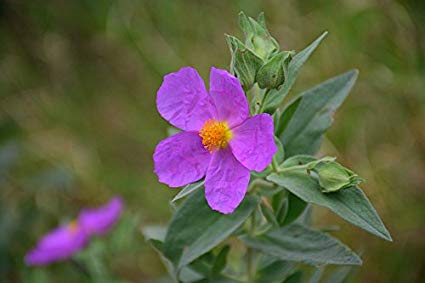
#> input picture assignment-2-filtering/1/data/flower.jpg, 425 x 283 px, found by its file name; the run also reads 1 picture not shown here
$ python 'Extracting Foreground Masks.py'
#> lines starting #> are read from the running program, lines starting #| are printed output that depends on the picture; after the words box and inside, x2 and y2 are one past the last pixel; in counts of white or black regions, pixels touching at a corner belong together
#!/usr/bin/env python
# coding: utf-8

# # Description
#
# The basic idea is to define an spherical decision boundary around the color of the magenta petals and the yellow core of the flower. Using some threshold, we can extract pixels with intensities within said threshold from our defined colors.
#
# We create a new image $d$ from a given image $f$ such that,
#
# $$ d(x,y) = \| f(x,y) - v_{color} \|^2  $$
#
# where $v_{color}$ is the template color vector for matching.

# In[1]:


import numpy as np
from matplotlib import pyplot as plt
from PIL import Image, ImageFilter


# This demonstration is done on \texttt{flower.jpg}. We use an in-built blur function to smoothen the image, which avoids scatter artifacts.
#
# The same algorithm was used to generate mask of \texttt{bird.jpg}

# In[2]:


a = Image.open('./1/data/flower.jpg')
#> a is the input picture: PIL image 425x283 RGB; mean R, G, B 95.6, 92.7, 71.1
a = a.filter(ImageFilter.BLUR)
a = np.array(a)
h, w = a.shape[:2]
#> h = 283; w = 425


# # Define colors and thresholds

# In[3]:


purple = [255, 0, 255]
t_purple = 0.25
yellow = [220, 100, 20]
t_yellow = 0.1


# # Generating sub-mask
# Let us create a jet-plot of the distance matrix and threshold to extract our masks

# In[4]:


mask1 = a.copy()
mask1 = np.square(mask1 - purple)
mask1 = np.sum(mask1, 2)
#> mask1: shape (283, 425) int64
mask1 = mask1 / np.max(mask1)
plt.figure(figsize=(10,4))
plt.subplot(121)
plt.imshow(mask1, cmap='jet')
mask1 = mask1 <= t_purple
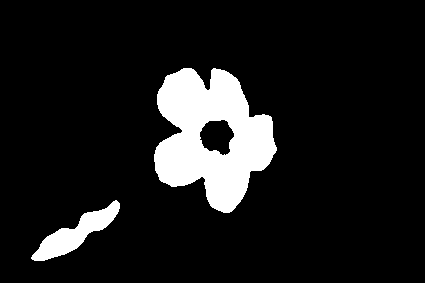
#> mask1: shape (283, 425) bool; 10.5% white; 2 white regions, box (x1, y1, x2, y2) and area: (154, 68, 277, 213) 10828, (31, 200, 120, 261) 1829
plt.subplot(122)
plt.imshow(mask1, cmap='gray')
plt.tight_layout()
plt.show()


# In[5]:


mask2 = a.copy()
mask2 = np.square(mask2 - yellow)
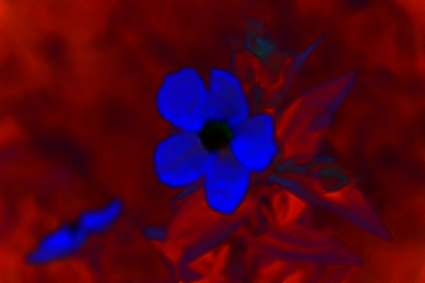
#> mask2: shape (283, 425, 3) int64; mean R, G, B 16718.4, 526.4, 5554.7; drawn with min black and max white
mask2 = np.sum(mask2, 2)
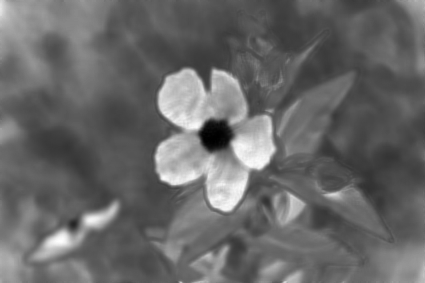
#> mask2: shape (283, 425) int64; min 54, max 55606, mean 22799.5; drawn with min black and max white
mask2 = mask2 / np.max(mask2)
plt.figure(figsize=(10,4))
plt.subplot(121)
plt.imshow(mask2, cmap='jet')
mask2 = mask2 <= t_yellow
#> mask2: shape (283, 425) bool; 0.47% white; 1 white region, box (x1, y1, x2, y2) and area: (201, 123, 229, 149) 560
plt.subplot(122)
plt.imshow(mask2, cmap='gray')
plt.tight_layout()
plt.show()


# # Merging the masks

# In[6]:


mask = mask1 + mask2
#> mask: shape (283, 425) bool; 11% white; 2 white regions, box (x1, y1, x2, y2) and area: (154, 68, 277, 213) 11388, (31, 200, 120, 261) 1829
plt.imshow(mask, cmap='gray')
plt.tight_layout()
plt.show()


# # Post-processing
# As we can see, the mask generated above is not quite what we wanted, but using a basic drawing software (MS Paint), we were able to remove the blob on the bottom left as well as fill in the hole inside the flower.

# In[7]:


mask_final = Image.open('./1/data/mask1.png')
img = Image.open('./1/data/flower.jpg')
plt.figure(figsize=(10,4))
plt.subplot(121)
plt.imshow(img)
plt.subplot(122)
plt.imshow(mask_final, cmap='gray')
plt.tight_layout()
plt.show()


# # Bird image
# Similarly, for \texttt{bird.jpg} the mask was extracted in similar fashion by multiple hit-n-trials.

# In[8]:


bird_plot = Image.open('./fig.png')
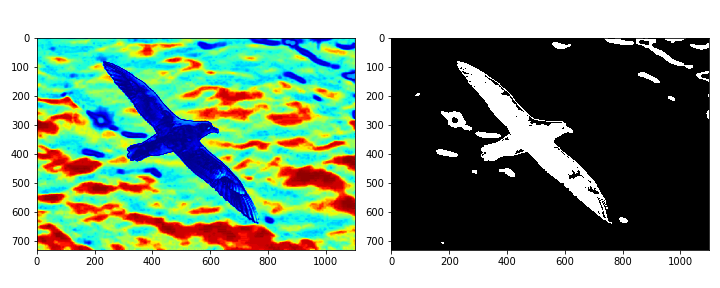
#> input picture assignment-2-filtering/fig.png, 720 x 288 px, found by its file name
#> bird_plot is the input picture: PIL image 720x288 RGBA; mean R, G, B, A 131.9, 153.2, 135, 255
bird_plot


# After some manual correction in MS Paint, we get the following mask

# In[9]:


mask_final = Image.open('./1/data/mask2.png')
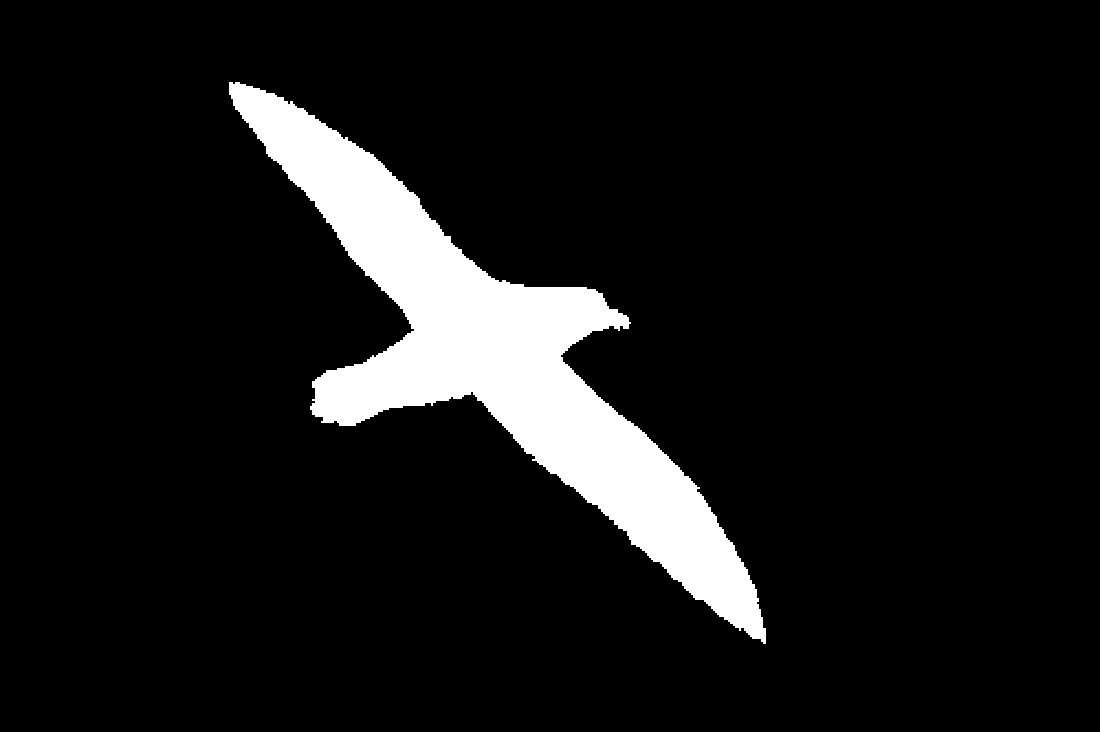
#> input picture assignment-2-filtering/1/data/mask2.png, 1100 x 732 px, found by its file name
#> mask_final is the input picture: PIL image 1100x732 1; 8.7% white; 1 white region, box (x1, y1, x2, y2) and area: (229, 82, 766, 644) 70102
img = Image.open('./1/data/bird.jpg')
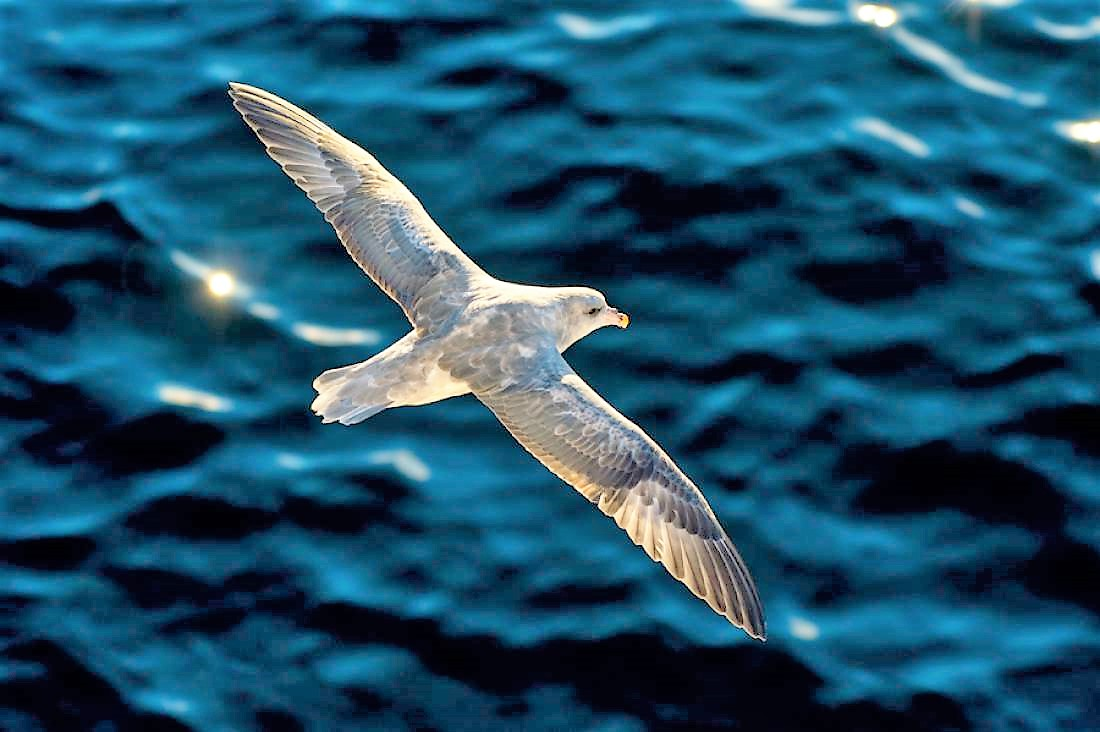
#> input picture assignment-2-filtering/1/data/bird.jpg, 1100 x 732 px, found by its file name
#> img is the input picture: PIL image 1100x732 RGB; mean R, G, B 28.4, 80.4, 105.5
plt.figure(figsize=(10,4))
plt.subplot(121)
plt.imshow(img)
plt.subplot(122)
plt.imshow(mask_final, cmap='gray')
plt.tight_layout()
plt.show()
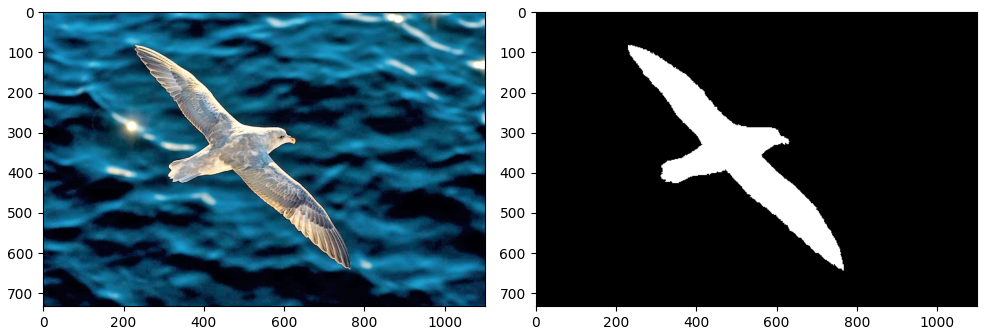
#> figure drawn by matplotlib, 2 panels
